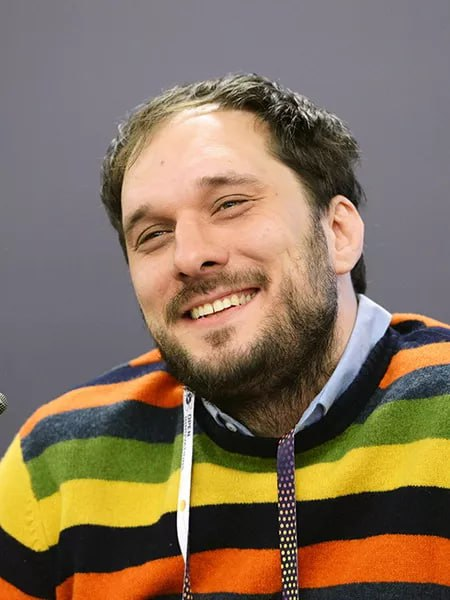
#> input picture ivan.jpg, 450 x 600 px
$ python two-fased_encrypt.py
#> lines starting #> are read from the running program, lines starting #| are printed output that depends on the picture
import matplotlib.pyplot as plt
import numpy as np
from PIL import Image
from scipy.linalg import dft


def dfrft_matrix(N, alpha):
    p = alpha * np.pi / 2
    W = dft(N)
    eig_vals, eig_vecs = np.linalg.eig(W)
    D = np.diag(np.exp(-1j * p * np.arange(N)))
    return eig_vecs @ D @ np.linalg.inv(eig_vecs)


def generate_random_phase_matrix(shape):
    return np.exp(1j * 2 * np.pi * np.random.rand(*shape))


def dfrft_2d(img, alpha):
    M, N = img.shape
    dfrft_mat_M = dfrft_matrix(M, alpha)
    dfrft_mat_N = dfrft_matrix(N, alpha)

    temp = dfrft_mat_M @ img
    temp = temp @ dfrft_mat_N.conj().T

    return temp


def encrypt_image_2step(img, alpha, beta):
    S = generate_random_phase_matrix(img.shape)
    C = generate_random_phase_matrix(img.shape)

    step1 = img * S
    step2 = dfrft_2d(step1, alpha)
    step3 = step2 * C
    encrypted_img = dfrft_2d(step3, beta)
    return encrypted_img, S, C


def decrypt_image_2step(encrypted_img, S, C, alpha, beta):
    step1 = dfrft_2d(encrypted_img, -beta)
    step2 = step1 * np.conj(C)
    step3 = dfrft_2d(step2, -alpha)
    decrypted_img = step3 * np.conj(S)
    return np.real(decrypted_img)


if __name__ == "__main__":
    img = Image.open("ivan.jpg").convert("L")
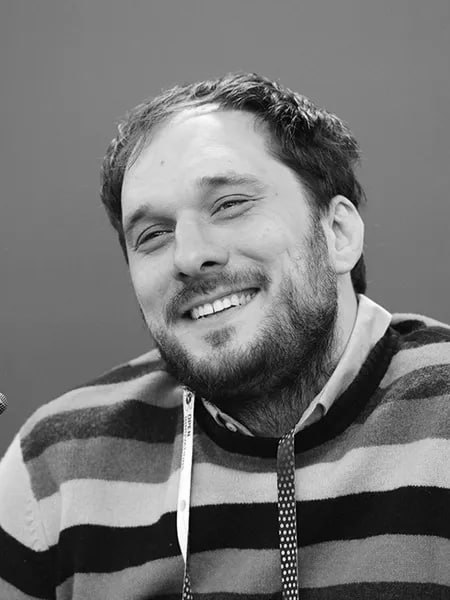
#> img: PIL image 450x600 L; min 0, max 255, mean 116.9
    img = np.array(img, dtype=float) / 255.0
#> img: shape (600, 450) float64

    alpha = 0.6
    beta = 1.2

    encrypted_img, S, C = encrypt_image_2step(img, alpha, beta)
    decrypted_img = decrypt_image_2step(encrypted_img, S, C, alpha, beta)

    plt.figure(figsize=(12, 4))
    plt.subplot(1, 3, 1)
    plt.title("Original Image")
    plt.imshow(img, cmap="gray", aspect="auto")
    plt.axis("off")

    plt.subplot(1, 3, 2)
    plt.title("Encrypted Image")
    plt.imshow(np.abs(encrypted_img), cmap="gray", aspect="auto")
    plt.axis("off")

    plt.subplot(1, 3, 3)
    plt.title("Decrypted Image")
    plt.imshow(decrypted_img, cmap="gray", aspect="auto")
    plt.axis("off")

    plt.tight_layout()
    plt.show()
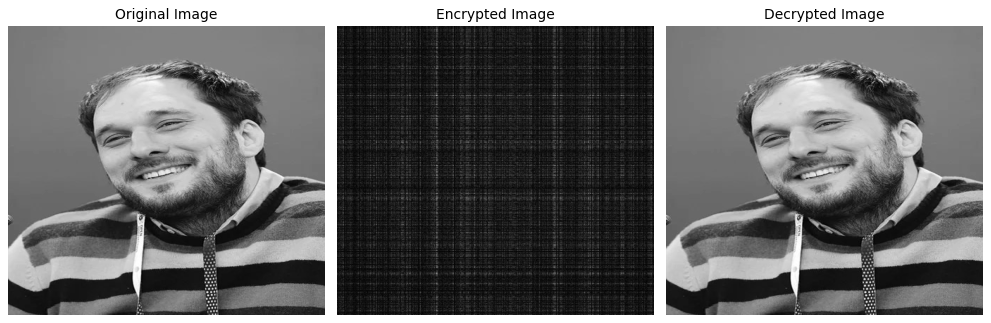
#> figure drawn by matplotlib, 3 panels
